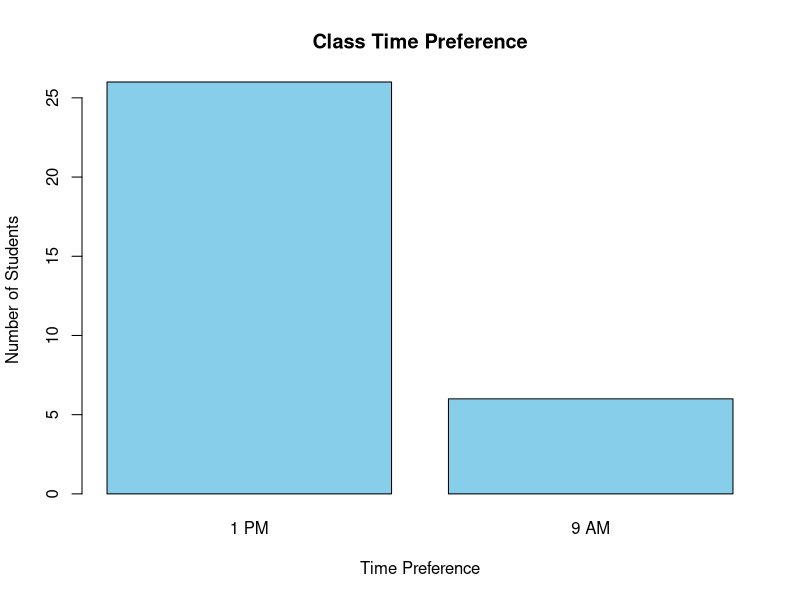

Write R code to recreate this figure.
## ---- chunk 1
library(stringr)
library(lubridate)
library(dplyr)
mydata <- read.csv("behavior_group_responses.csv", header = TRUE)

mydata <- mydata %>%
  rename("Class time preference" = "X1..Which.class.time.would.you.prefer..9.AM..1.PM..or.5.PM....Choose.only.one.")


mydata <- mydata %>%
  rename("Sleeping times" = "X2..What.time.do.you.usually.go.to.sleep...e.g...11.PM.")


#fixing up the sleeping times to be consistent
# MADE A NEW COLUMN CALLED Military_time to make data easier to analyze
mydata <- mydata %>%
  mutate(
    `Sleeping times` = str_replace_all(`Sleeping times`, "[^a-zA-Z0-9: ]", ""),
    `Sleeping times` = str_trim(`Sleeping times`)
  ) %>%
  # Step 2: Extract the hour and apply the conditional PM assumption
  mutate(
    # Create a temporary column to hold the extracted hour for the condition
    hour_check = as.numeric(str_extract(`Sleeping times`, "^\\d+")), 
    `Sleeping times` = tolower(`Sleeping times`),
    # Apply the conditional PM assumption
    `Sleeping times` = case_when(
      !str_detect(`Sleeping times`, "am|pm") & hour_check > 8 ~ paste0(`Sleeping times`, "pm"),
      TRUE ~ `Sleeping times`
    ),
    
    # Step 3: Now, remove all spaces and prepare for parsing
    `Sleeping times` = str_replace_all(`Sleeping times`, " ", "")
  )%>%

mutate(
    # Handle the time range '1-2pm'
    `Sleeping times` = str_replace(`Sleeping times`, "1-2pm", "1:30pm"), 
    
    # Parse the time string into a time object
    parsed_time = parse_date_time(`Sleeping times`, orders = c("H:M p", "H p")),
    
    # Convert the time object into a numeric value (hours) on a 0-23 scale
    Military_time = hour(parsed_time) + minute(parsed_time) / 60
  ) %>%
  
  # Clean up: remove the temporary columns
  select(-hour_check, -parsed_time)
## ---- chunk 2
frequency_table <- table(mydata$"Class time preference")

# View the result
print(frequency_table)

print(mydata$"Class time preference")

# Create a bar chart from the frequency table
barplot(frequency_table, 
        main = "Class Time Preference", 
        xlab = "Time Preference", 
        ylab = "Number of Students", 
        col = "skyblue")
## ---- chunk 3
sleepdata <- mydata %>%
  mutate(
    is_9AM = ifelse(`Class time preference` == "9 AM", 1, 0),
    is_1PM = ifelse(`Class time preference` == "1 PM", 1, 0)
  )

# Assuming 'mydata' has a 'Class time preference' column and a 'Military_time' column
anova_result <- aov(Military_time ~ `Class time preference`, data = sleepdata)
summary(anova_result)

#install.packages("ggplot2")
library(ggplot2)

# Assuming you have the 'is_9AM' and 'is_1PM' columns
regression_model <- lm(Military_time ~ is_9AM + is_1PM, data = sleepdata)

# View the results of the model
summary(regression_model)




#### Class time preference with major college
mydata <- mydata %>%
  rename("Major College" = "X6..Which.college.s..is.your.major.in.")


#Clean up major data
mydata <- mydata %>%
  mutate(Primary_College = str_trim(str_extract(`Major College`, "^[^,]+")))

#table
college_table <- table(mydata$Primary_College, mydata$`Class time preference`)
print(college_table)

#chi square??
college_chi_square <- chisq.test(college_table)
print(college_chi_square)



#### Class time preference with living situation
mydata <- mydata %>%
  rename("Living Situation" = "X5..Where.are.you.living.this.semester.")

#Clean up major data
mydata <- mydata %>%
  mutate(Living_Place = str_trim(str_extract(`Living Situation`, "^[^,]+")))

#table
living_table <- table(mydata$Living_Place, mydata$`Class time preference`)
print(living_table)

#chi square??
living_chi_square <- chisq.test(living_table)
print(living_chi_square)

